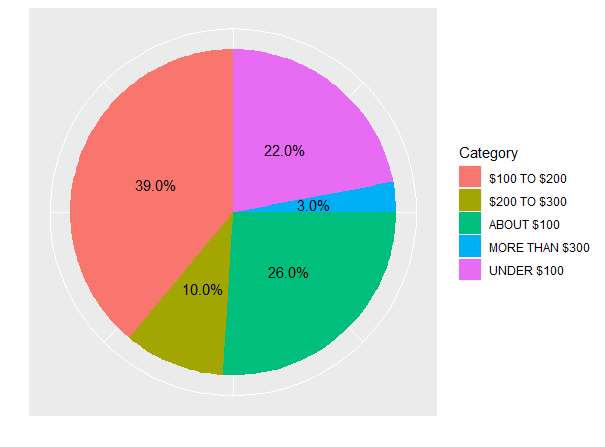

This chart was generated by the following R code:
library(ggplot2)

simuldata <- data.frame(Category = c("UNDER $100", "ABOUT $100", "$100 TO $200", "$200 TO $300", "MORE THAN $300"), 
                        value = c(22, 26, 39, 10, 3))

piechart <- ggplot(simuldata, aes(x="", y=value, fill=Category)) +
  geom_bar(width=1, stat="identity") +
  coord_polar("y", start=0) +
  xlab("") +
  ylab("") +
  theme(axis.text.x=element_blank(),axis.ticks.x=element_blank()) +
  theme(axis.text.y=element_blank(),axis.ticks.y=element_blank())

piechart +
geom_text(aes(label = paste0(scales::percent(value / sum(value)))),
          position = position_stack(vjust = 0.5))
